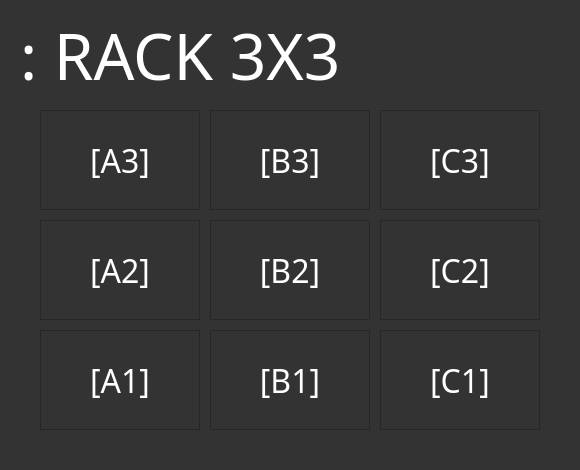
<?xml version="1.0" encoding="UTF-8"?>
<ui version="4.0">
 <class>Main_window</class>
 <widget class="QWidget" name="Main_window">
  <property name="geometry">
   <rect>
    <x>0</x>
    <y>0</y>
    <width>580</width>
    <height>470</height>
   </rect>
  </property>
  <property name="sizePolicy">
   <sizepolicy hsizetype="Preferred" vsizetype="Preferred">
    <horstretch>0</horstretch>
    <verstretch>0</verstretch>
   </sizepolicy>
  </property>
  <property name="minimumSize">
   <size>
    <width>580</width>
    <height>470</height>
   </size>
  </property>
  <property name="maximumSize">
   <size>
    <width>580</width>
    <height>470</height>
   </size>
  </property>
  <property name="mouseTracking">
   <bool>true</bool>
  </property>
  <property name="focusPolicy">
   <enum>Qt::StrongFocus</enum>
  </property>
  <property name="windowTitle">
   <string>Automated Warehouse - Sophomore Project</string>
  </property>
  <property name="whatsThis">
   <string>&lt;html&gt;&lt;head/&gt;&lt;body&gt;&lt;p align=&quot;center&quot;&gt;&lt;span style=&quot; font-size:18pt; color:#ffffff;&quot;&gt;Box ...&lt;/span&gt;&lt;/p&gt;&lt;/body&gt;&lt;/html&gt;</string>
  </property>
  <property name="styleSheet">
   <string notr="true">background-color: rgb(51, 51, 51);</string>
  </property>
  <widget class="QLabel" name="page_name">
   <property name="geometry">
    <rect>
     <x>20</x>
     <y>20</y>
     <width>480</width>
     <height>70</height>
    </rect>
   </property>
   <property name="font">
    <font>
     <family>Changa One</family>
     <pointsize>48</pointsize>
    </font>
   </property>
   <property name="styleSheet">
    <string notr="true">color: rgb(255, 255, 255);</string>
   </property>
   <property name="text">
    <string>: RACK 3X3</string>
   </property>
  </widget>
  <widget class="QLabel" name="B2">
   <property name="geometry">
    <rect>
     <x>210</x>
     <y>220</y>
     <width>160</width>
     <height>100</height>
    </rect>
   </property>
   <property name="font">
    <font>
     <family>Changa One</family>
     <pointsize>24</pointsize>
    </font>
   </property>
   <property name="styleSheet">
    <string notr="true">color: rgb(255, 255, 255);</string>
   </property>
   <property name="frameShape">
    <enum>QFrame::StyledPanel</enum>
   </property>
   <property name="frameShadow">
    <enum>QFrame::Plain</enum>
   </property>
   <property name="midLineWidth">
    <number>0</number>
   </property>
   <property name="text">
    <string>[B2]</string>
   </property>
   <property name="alignment">
    <set>Qt::AlignCenter</set>
   </property>
  </widget>
  <widget class="QLabel" name="A3">
   <property name="geometry">
    <rect>
     <x>40</x>
     <y>110</y>
     <width>160</width>
     <height>100</height>
    </rect>
   </property>
   <property name="font">
    <font>
     <family>Changa One</family>
     <pointsize>24</pointsize>
    </font>
   </property>
   <property name="styleSheet">
    <string notr="true">color: rgb(255, 255, 255);</string>
   </property>
   <property name="frameShape">
    <enum>QFrame::StyledPanel</enum>
   </property>
   <property name="frameShadow">
    <enum>QFrame::Plain</enum>
   </property>
   <property name="midLineWidth">
    <number>0</number>
   </property>
   <property name="text">
    <string>[A3]</string>
   </property>
   <property name="alignment">
    <set>Qt::AlignCenter</set>
   </property>
  </widget>
  <widget class="QLabel" name="B3">
   <property name="geometry">
    <rect>
     <x>210</x>
     <y>110</y>
     <width>160</width>
     <height>100</height>
    </rect>
   </property>
   <property name="font">
    <font>
     <family>Changa One</family>
     <pointsize>24</pointsize>
    </font>
   </property>
   <property name="styleSheet">
    <string notr="true">color: rgb(255, 255, 255);</string>
   </property>
   <property name="frameShape">
    <enum>QFrame::StyledPanel</enum>
   </property>
   <property name="frameShadow">
    <enum>QFrame::Plain</enum>
   </property>
   <property name="midLineWidth">
    <number>0</number>
   </property>
   <property name="text">
    <string>[B3]</string>
   </property>
   <property name="alignment">
    <set>Qt::AlignCenter</set>
   </property>
  </widget>
  <widget class="QLabel" name="A1">
   <property name="geometry">
    <rect>
     <x>40</x>
     <y>330</y>
     <width>160</width>
     <height>100</height>
    </rect>
   </property>
   <property name="font">
    <font>
     <family>Changa One</family>
     <pointsize>24</pointsize>
    </font>
   </property>
   <property name="styleSheet">
    <string notr="true">color: rgb(255, 255, 255);</string>
   </property>
   <property name="frameShape">
    <enum>QFrame::StyledPanel</enum>
   </property>
   <property name="frameShadow">
    <enum>QFrame::Plain</enum>
   </property>
   <property name="midLineWidth">
    <number>0</number>
   </property>
   <property name="text">
    <string>[A1]</string>
   </property>
   <property name="alignment">
    <set>Qt::AlignCenter</set>
   </property>
  </widget>
  <widget class="QLabel" name="A2">
   <property name="geometry">
    <rect>
     <x>40</x>
     <y>220</y>
     <width>160</width>
     <height>100</height>
    </rect>
   </property>
   <property name="font">
    <font>
     <family>Changa One</family>
     <pointsize>24</pointsize>
    </font>
   </property>
   <property name="styleSheet">
    <string notr="true">color: rgb(255, 255, 255);</string>
   </property>
   <property name="frameShape">
    <enum>QFrame::StyledPanel</enum>
   </property>
   <property name="frameShadow">
    <enum>QFrame::Plain</enum>
   </property>
   <property name="midLineWidth">
    <number>0</number>
   </property>
   <property name="text">
    <string>[A2]</string>
   </property>
   <property name="alignment">
    <set>Qt::AlignCenter</set>
   </property>
  </widget>
  <widget class="QLabel" name="C2">
   <property name="geometry">
    <rect>
     <x>380</x>
     <y>220</y>
     <width>160</width>
     <height>100</height>
    </rect>
   </property>
   <property name="font">
    <font>
     <family>Changa One</family>
     <pointsize>24</pointsize>
    </font>
   </property>
   <property name="styleSheet">
    <string notr="true">color: rgb(255, 255, 255);</string>
   </property>
   <property name="frameShape">
    <enum>QFrame::StyledPanel</enum>
   </property>
   <property name="frameShadow">
    <enum>QFrame::Plain</enum>
   </property>
   <property name="midLineWidth">
    <number>0</number>
   </property>
   <property name="text">
    <string>[C2]</string>
   </property>
   <property name="alignment">
    <set>Qt::AlignCenter</set>
   </property>
  </widget>
  <widget class="QLabel" name="C1">
   <property name="geometry">
    <rect>
     <x>380</x>
     <y>330</y>
     <width>160</width>
     <height>100</height>
    </rect>
   </property>
   <property name="font">
    <font>
     <family>Changa One</family>
     <pointsize>24</pointsize>
    </font>
   </property>
   <property name="styleSheet">
    <string notr="true">color: rgb(255, 255, 255);</string>
   </property>
   <property name="frameShape">
    <enum>QFrame::StyledPanel</enum>
   </property>
   <property name="frameShadow">
    <enum>QFrame::Plain</enum>
   </property>
   <property name="midLineWidth">
    <number>0</number>
   </property>
   <property name="text">
    <string>[C1]</string>
   </property>
   <property name="alignment">
    <set>Qt::AlignCenter</set>
   </property>
  </widget>
  <widget class="QLabel" name="C3">
   <property name="geometry">
    <rect>
     <x>380</x>
     <y>110</y>
     <width>160</width>
     <height>100</height>
    </rect>
   </property>
   <property name="font">
    <font>
     <family>Changa One</family>
     <pointsize>24</pointsize>
    </font>
   </property>
   <property name="styleSheet">
    <string notr="true">color: rgb(255, 255, 255);</string>
   </property>
   <property name="frameShape">
    <enum>QFrame::StyledPanel</enum>
   </property>
   <property name="frameShadow">
    <enum>QFrame::Plain</enum>
   </property>
   <property name="midLineWidth">
    <number>0</number>
   </property>
   <property name="text">
    <string>[C3]</string>
   </property>
   <property name="alignment">
    <set>Qt::AlignCenter</set>
   </property>
  </widget>
  <widget class="QLabel" name="B1">
   <property name="geometry">
    <rect>
     <x>210</x>
     <y>330</y>
     <width>160</width>
     <height>100</height>
    </rect>
   </property>
   <property name="font">
    <font>
     <family>Changa One</family>
     <pointsize>24</pointsize>
    </font>
   </property>
   <property name="styleSheet">
    <string notr="true">color: rgb(255, 255, 255);</string>
   </property>
   <property name="frameShape">
    <enum>QFrame::StyledPanel</enum>
   </property>
   <property name="frameShadow">
    <enum>QFrame::Plain</enum>
   </property>
   <property name="midLineWidth">
    <number>0</number>
   </property>
   <property name="text">
    <string>[B1]</string>
   </property>
   <property name="alignment">
    <set>Qt::AlignCenter</set>
   </property>
  </widget>
 </widget>
 <resources/>
 <connections/>
</ui>
